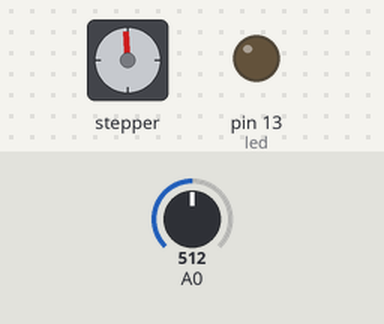
The sketch below on a simulated Arduino Nano, built with avr-gcc and run on an emulated ATmega328P. On the bench: stepper motor, output pins drawn as LEDs (lit = HIGH). Wiring (inferred from the names in the program): stepper motor driver (200 steps per turn assumed): step pin 9; direction pin 8; enable pin 7. The test bench sets the inputs (shaded band); at power-on: A0 = 512. Pins used as bus, display or sensor lines are not drawn.

Above: at 0.1 s.
1.9 s: A0 set to 306
At 3.3 s:
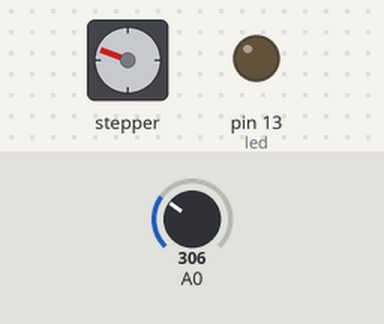
5.4 s: A0 set to 511
At 6.3 s:
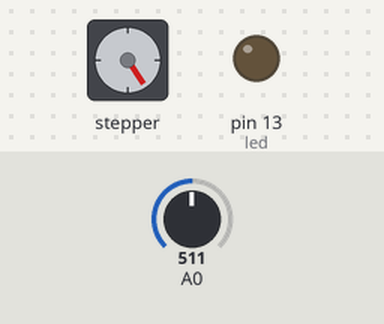
8.9 s: A0 set to 306
At 11.3 s:
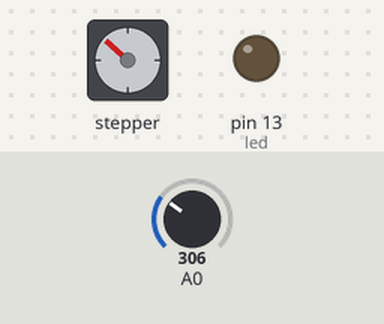
Timing chart, 0 to 30.5 s (numbered marks = the images above; inputs shaded):
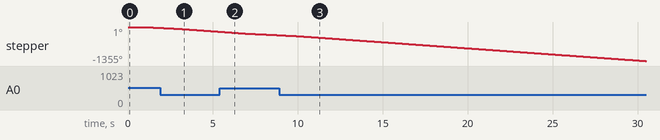

The sketch:

main.ino
```cpp
// Stepper driver for Arduino NANO

// Define Pins
int ENA = 7;
int DIR = 8;
int PUL = 9;
int led = 13;

/* Perform initialization and declarations inside setup() */
void setup()
{
  pinMode(ENA, OUTPUT);
  pinMode(DIR, OUTPUT);
  pinMode(PUL, OUTPUT);
  pinMode(led, OUTPUT);
  TCCR1A=_BV(COM1A1)|_BV(COM1B1); /* set Fast PWM Mode */
  TCCR1B=_BV(WGM13)|_BV(CS11); /* Activate PWM Phase, frequency correction Mode */
}

void loop()
{
  float frequency=0; /* initially set frequency to zero */
  float count=10000;
  float count2=0;
  float readinput=0;

  while(1)
  {
    ICR1=count;
    count2=2*8*count;
    frequency= int(16000000/count2);
    OCR1A=int(count/2);

    count=10000;
    readinput=analogRead(A0);
    readinput=(readinput/0.0113);
    count=count+readinput;

    if(count>=100000)
      {
        count=10000;
      }
      delay(1000);
    }
}
```
